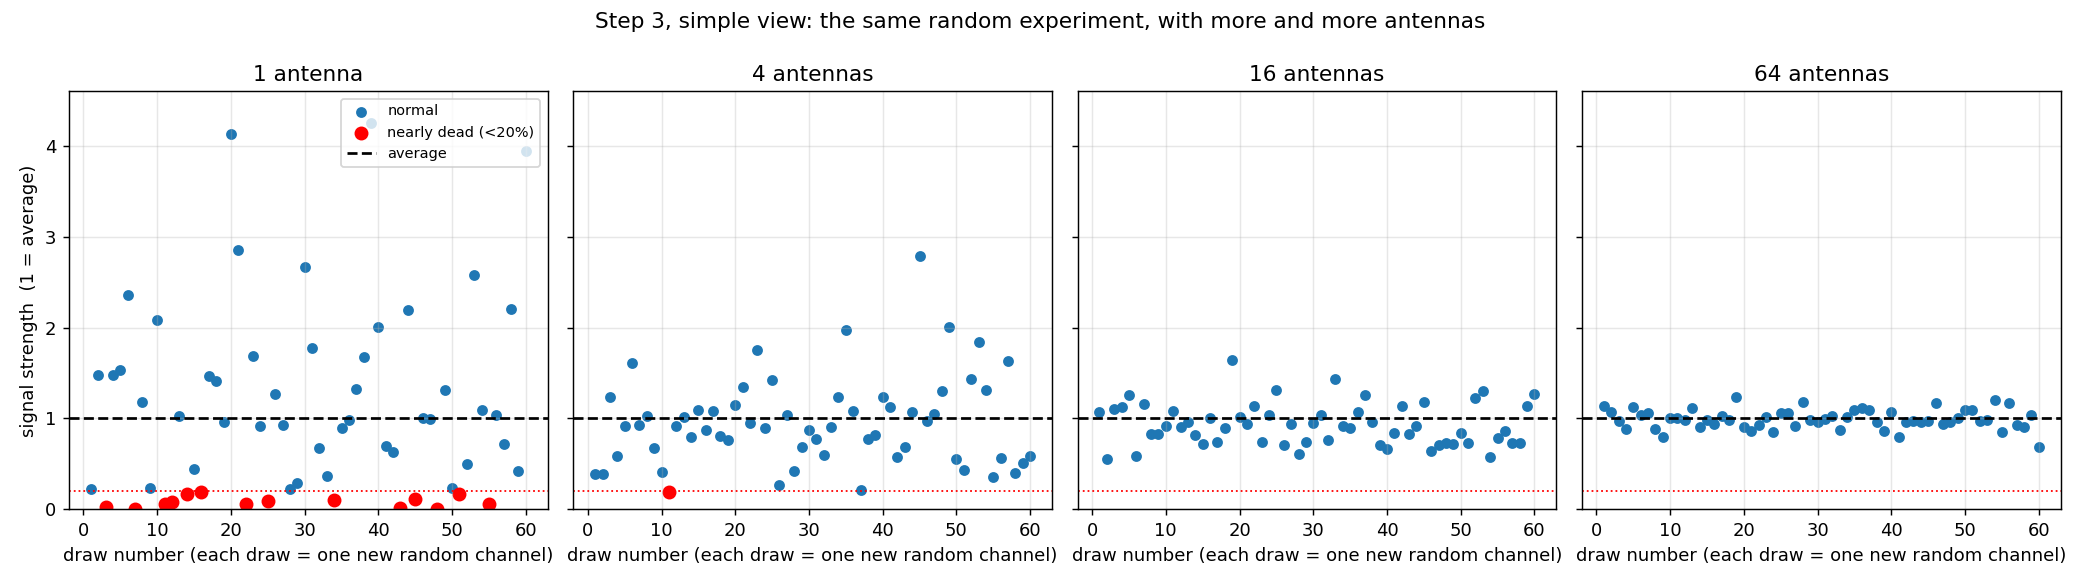

Recreate this plot in Python.
# A simpler way to see the random flicker: 60 random draws, shown one by one,
# for a different number of antennas.


import math
import numpy as np
import matplotlib.pyplot as plt

from channel_model import rayleigh_fading

rng = np.random.default_rng(5)
antenna_counts = [1, 4, 16, 64]
n_draws = 60
weak_level = 0.2          # "very weak" = below 20% of the average strength


def chance_very_weak(n, level):
    """Exact probability that the total strength of n antennas is below
    `level` x its average (a textbook formula for adding n random powers)."""
    x = n * level
    return 1 - math.exp(-x) * sum(x ** k / math.factorial(k) for k in range(n))


# ---------------- numbers ----------------
print("How often is the link 'nearly dead' (below 20% of its average strength)?")
print(f"{'antennas':>9} {'measured':>10} {'theory':>10}   {'weakest of 60':>14} {'strongest of 60':>16}")
all_ok = True
strengths_to_plot = {}
for n in antenna_counts:
    # many draws, only to measure the "nearly dead" frequency accurately
    big = np.sum(np.abs(rayleigh_fading(200000, 1, n, rng)) ** 2, axis=2).ravel() / n
    measured = np.mean(big < weak_level)
    theory = chance_very_weak(n, weak_level)
    # just 60 draws, to draw
    few = np.sum(np.abs(rayleigh_fading(n_draws, 1, n, rng)) ** 2, axis=2).ravel() / n
    strengths_to_plot[n] = few
    ok = abs(measured - theory) < 0.003
    all_ok &= ok
    print(f"{n:9d} {measured*100:9.2f}% {theory*100:9.2f}%   {few.min():14.2f} {few.max():16.2f}   {'OK' if ok else 'OFF'}")
print(f"\n[check] measured frequency matches the theory formula -> {'PASS' if all_ok else 'FAIL'}")

# ---------------- picture ----------------
fig, ax = plt.subplots(1, 4, figsize=(16, 4.5), sharey=True)
for a, n in zip(ax, antenna_counts):
    s = strengths_to_plot[n]
    draws = np.arange(1, n_draws + 1)
    weak = s < weak_level
    a.scatter(draws[~weak], s[~weak], s=25, color="tab:blue", label="normal")
    a.scatter(draws[weak], s[weak], s=45, color="red", label="nearly dead (<20%)")
    a.axhline(1.0, color="black", ls="--", lw=1.5, label="average")
    a.axhline(weak_level, color="red", ls=":", lw=1)
    a.set_ylim(0, 4.6)
    a.set_xlabel("draw number (each draw = one new random channel)")
    a.set_title(f"{n} antenna" + ("s" if n > 1 else ""))
    a.grid(True, alpha=0.3)
ax[0].set_ylabel("signal strength  (1 = average)")
ax[0].legend(loc="upper right", fontsize=8)
fig.suptitle("Step 3, simple view: the same random experiment, with more and more antennas")
plt.tight_layout()
plt.savefig("step3_plot_simple.png", dpi=130)
plt.show()
print("Saved step3_plot_simple.png")
